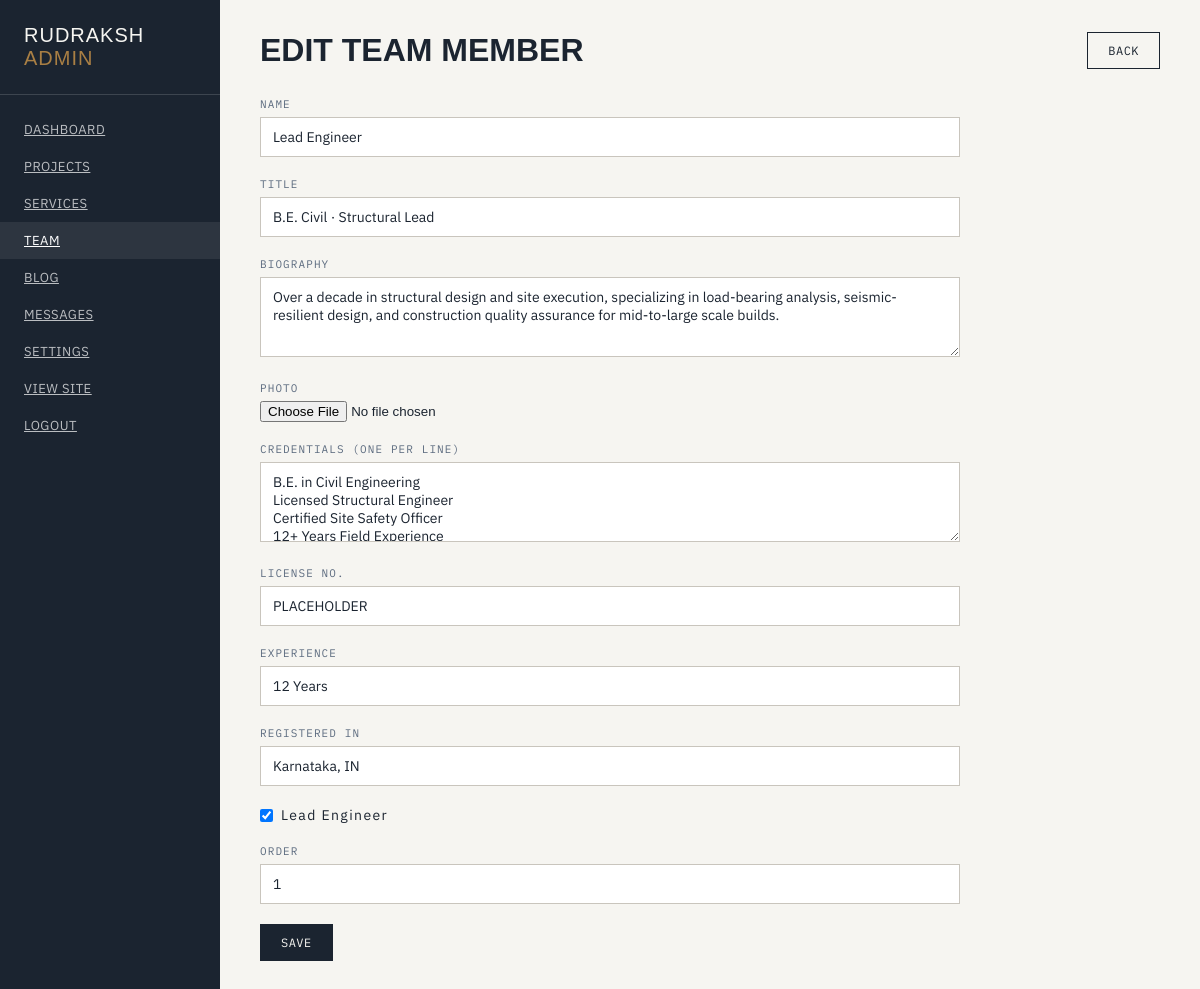
Page /admin/team/edit/1 (signed in) on the earlier database version.
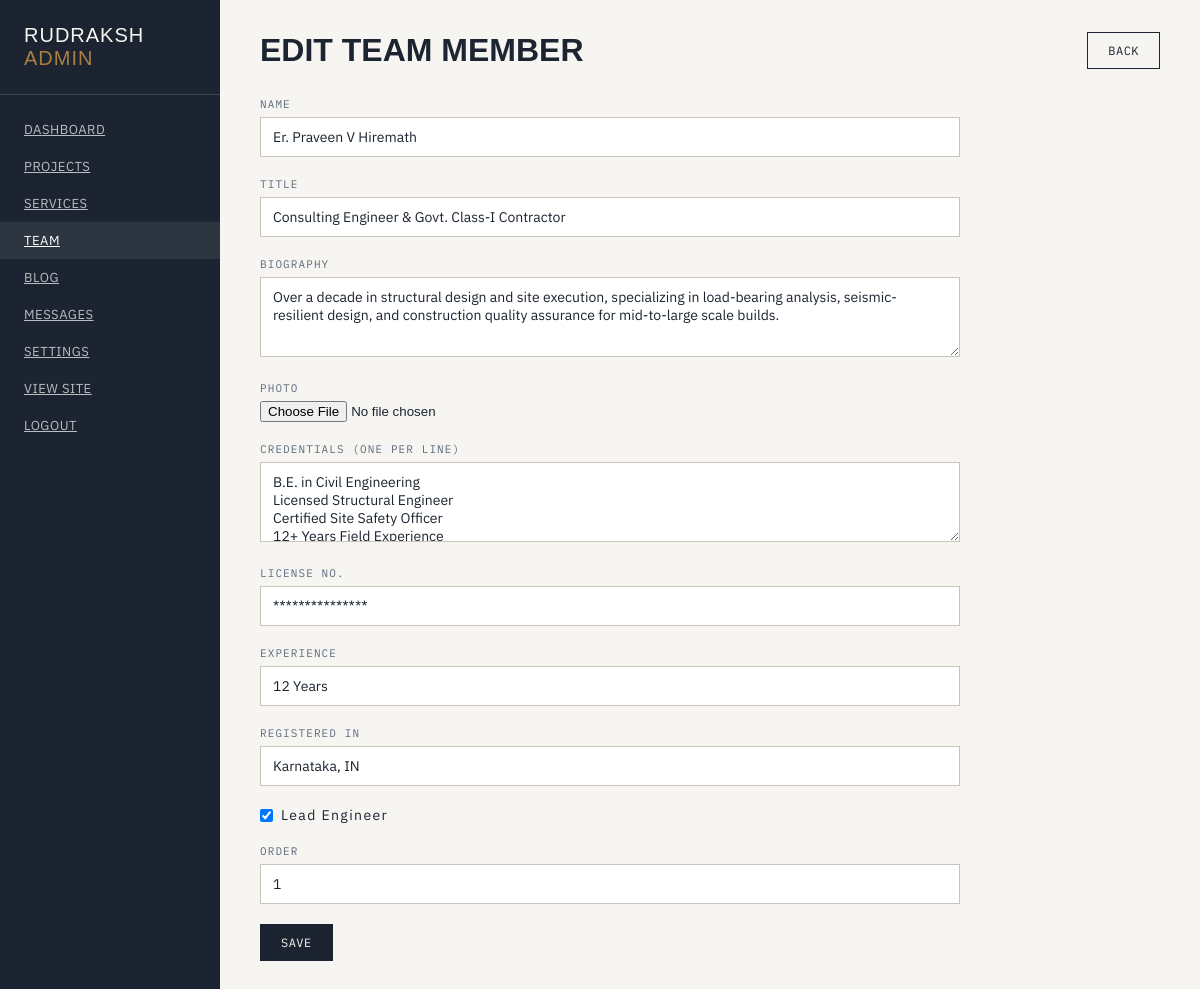
Same page on the later database version.
### app/models.py (models this page shows)
class TeamMember(db.Model):
    id = db.Column(db.Integer, primary_key=True)
    name = db.Column(db.String(200), nullable=False)
    title = db.Column(db.String(200))
    bio = db.Column(db.Text)
    image = db.Column(db.String(300))
    credentials = db.Column(db.Text)
    license_no = db.Column(db.String(100))
    experience = db.Column(db.String(100))
    registered_in = db.Column(db.String(200))
    is_lead = db.Column(db.Boolean, default=False)
    order = db.Column(db.Integer, default=0)

### app/routes/admin.py (the view, shortened to what this page needs)
@admin_bp.route('/team/edit/<int:id>', methods=['GET', 'POST'])
@login_required
def team_edit(id):
    member = TeamMember.query.get_or_404(id)
    form = TeamForm(obj=member)
    return render_template('admin/team_form.html', form=form, member=member)

### app/forms.py
class TeamForm(FlaskForm):
    name = StringField('Full Name', validators=[DataRequired(), Length(max=200)])
    title = StringField('Job Title', validators=[Optional(), Length(max=200)])
    bio = TextAreaField('Biography', validators=[Optional()])
    image = FileField('Photo')
    credentials = TextAreaField('Credentials (one per line)', validators=[Optional()])
    license_no = StringField('License Number', validators=[Optional(), Length(max=100)])
    experience = StringField('Experience', validators=[Optional(), Length(max=100)])
    registered_in = StringField('Registered In', validators=[Optional(), Length(max=200)])
    is_lead = BooleanField('Lead Engineer')
    order = IntegerField('Display Order', default=0)

### app/models.py (called while the page is built)
@login_manager.user_loader
def load_user(user_id):
    return User.query.get(int(user_id))

    @classmethod
    def get(cls, key, default=''):
        setting = cls.query.filter_by(key=key).first()
        return setting.value if setting else default

### app/templates/admin/team_form.html (shortened to what this page needs)
{% extends "admin/base.html" %}
{% block content %}
<div class="page-header">
  <h1>{% if member %}Edit Team Member{% else %}New Team Member{% endif %}</h1>
  <a href="{{ url_for('admin.team') }}" class="btn">Back</a>
</div>
<form method="POST" enctype="multipart/form-data" class="admin-form">
  <div class="field"><label>Name</label>{{ form.name }}</div>
  <div class="field"><label>Title</label>{{ form.title }}</div>
  <div class="field"><label>Biography</label>{{ form.bio }}</div>
  <div class="field"><label>Photo</label>{{ form.image }}</div>
  <div class="field"><label>Credentials (one per line)</label>{{ form.credentials }}</div>
  <div class="field"><label>License No.</label>{{ form.license_no }}</div>
  <div class="field"><label>Experience</label>{{ form.experience }}</div>
  <div class="field"><label>Registered In</label>{{ form.registered_in }}</div>
  <div class="field checkbox"><label>{{ form.is_lead }} Lead Engineer</label></div>
  <div class="field"><label>Order</label>{{ form.order }}</div>
  <button type="submit" class="btn btn-primary">Save</button>
</form>
{% endblock %}

Differences in the rows shown:
changed TeamMember "12 Years": name "Lead Engineer" → "Er. Praveen V Hiremath"; title "B.E. Civil · Structural Lead" → "Consulting Engineer & Govt. Class-I Contractor"; license_no "PLACEHOLDER" → "***************"
